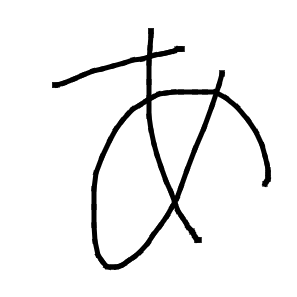
#> input picture server/png-to-svg-to-ttf/svg/u3042-a.png, 297 x 297 px
$ python -i pngToSVG.py   (imports and definitions only)
#> lines starting #> are read from the running program, lines starting #| are printed output that depends on the picture; after the words box and inside, x2 and y2 are one past the last pixel; in counts of white or black regions, pixels touching at a corner belong together
#> further down, picture is the input picture: PIL image 297x297 RGBA; mean R, G, B, A 0, 0, 0, 14.5
import boto3
from io import BytesIO
import base64
import sys
import os
import operator
from collections import deque
import io
from optparse import OptionParser
from PIL import Image


def add_tuple(a, b):
    return tuple(map(operator.add, a, b))


def sub_tuple(a, b):
    return tuple(map(operator.sub, a, b))


def neg_tuple(a):
    return tuple(map(operator.neg, a))


def direction(edge):
    return sub_tuple(edge[1], edge[0])


def magnitude(a):
    return int(pow(pow(a[0], 2) + pow(a[1], 2), .5))


def normalize(a):
    mag = magnitude(a)
    assert mag > 0, "Cannot normalize a zero-length vector"
    return tuple(map(operator.truediv, a, [mag]*len(a)))


def svg_header(width, height):
    return """<?xml version="1.0" encoding="UTF-8" standalone="no"?>
<!DOCTYPE svg PUBLIC "-//W3C//DTD SVG 1.1//EN"
  "http://www.w3.org/Graphics/SVG/1.1/DTD/svg11.dtd">
<svg width="%d" height="%d"
	 xmlns="http://www.w3.org/2000/svg" version="1.1">
""" % (width, height)


# [16 lines left out: function rgba_image_to_svg_pixels, not called in this run]


def joined_edges(assorted_edges, keep_every_point=False):
    pieces = []
    piece = []
    directions = deque([
        (0, 1),
        (1, 0),
        (0, -1),
        (-1, 0),
    ])
    while assorted_edges:
        if not piece:
            piece.append(assorted_edges.pop())
        current_direction = normalize(direction(piece[-1]))
        while current_direction != directions[2]:
            directions.rotate()
        for i in range(1, 4):
            next_end = add_tuple(piece[-1][1], directions[i])
            next_edge = (piece[-1][1], next_end)
            if next_edge in assorted_edges:
                assorted_edges.remove(next_edge)
                if i == 2 and not keep_every_point:
                    # same direction
                    piece[-1] = (piece[-1][0], next_edge[1])
                else:
                    piece.append(next_edge)
                if piece[0][0] == piece[-1][1]:
                    if not keep_every_point and normalize(direction(piece[0])) == normalize(direction(piece[-1])):
                        piece[-1] = (piece[-1][0], piece.pop(0)[1])
                        # same direction
                    pieces.append(piece)
                    piece = []
                break
        else:
            raise Exception("Failed to find connecting edge")
    return pieces


def rgba_image_to_svg_contiguous(im, keep_every_point=False):

    # collect contiguous pixel groups

#> called with keep_every_point = False
    adjacent = ((1, 0), (0, 1), (-1, 0), (0, -1))
    visited = Image.new("1", im.size, 0)
#> visited: PIL image 297x297 1; every value is 0

    color_pixel_lists = {}

    width, height = im.size
#> width = 297; height = 297
    for x in range(width):
        for y in range(height):
            here = (x, y)
            if visited.getpixel(here):
                continue
            rgba = im.getpixel((x, y))
            if not rgba[3]:
                continue
            piece = []
            queue = [here]
            visited.putpixel(here, 1)
            while queue:
                here = queue.pop()
                for offset in adjacent:
                    neighbour = add_tuple(here, offset)
                    if not (0 <= neighbour[0] < width) or not (0 <= neighbour[1] < height):
                        continue
                    if visited.getpixel(neighbour):
                        continue
                    neighbour_rgba = im.getpixel(neighbour)
                    if neighbour_rgba != rgba:
                        continue
                    queue.append(neighbour)
                    visited.putpixel(neighbour, 1)
                piece.append(here)

            if not rgba in color_pixel_lists:
                color_pixel_lists[rgba] = []
            color_pixel_lists[rgba].append(piece)
        print("Converting image: "+str(round(x*100/width, 2)) + "%")
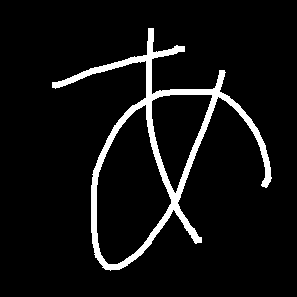
#> visited: PIL image 297x297 1; 6.6% white; 1 white region, box (x1, y1, x2, y2) and area: (52, 28, 272, 271) 5818
#> after the loop, color_pixel_lists = 233 items
    del adjacent
    del visited

    # calculate clockwise edges of pixel groups

    edges = {
        (-1, 0): ((0, 0), (0, 1)),
        (0, 1): ((0, 1), (1, 1)),
        (1, 0): ((1, 1), (1, 0)),
        (0, -1): ((1, 0), (0, 0)),
    }

    color_edge_lists = {}

    counter = 0
    for rgba, pieces in color_pixel_lists.items():
        for piece_pixel_list in pieces:
            edge_set = set([])
            for coord in piece_pixel_list:
                for offset, (start_offset, end_offset) in edges.items():
                    neighbour = add_tuple(coord, offset)
                    start = add_tuple(coord, start_offset)
                    end = add_tuple(coord, end_offset)
                    edge = (start, end)
                    if neighbour in piece_pixel_list:
                        continue
                    edge_set.add(edge)
            if not rgba in color_edge_lists:
                color_edge_lists[rgba] = []
            color_edge_lists[rgba].append(edge_set)
        counter = counter+1
        print("Calculating edges: " +
              str(round(counter*100/len(color_pixel_lists.items()), 2)) + "%")
#> this loop made 233 passes
#> rgba on passes 1 to 3: (0, 0, 0, 223), (0, 0, 0, 255), (0, 0, 0, 229)
#> after the loop, color_edge_lists = 233 items; counter = 233
    del color_pixel_lists
    del edges

    # join edges of pixel groups

    color_joined_pieces = {}

    for color, pieces in color_edge_lists.items():
        color_joined_pieces[color] = []
        for assorted_edges in pieces:
            color_joined_pieces[color].append(
                joined_edges(assorted_edges, keep_every_point))
#> this loop made 233 passes
#> color on passes 3 to 5: (0, 0, 0, 229), (0, 0, 0, 251), (0, 0, 0, 12)

    s = io.StringIO()
    s.write(svg_header(*im.size))

    counter = 0
    for color, shapes in color_joined_pieces.items():
        for shape in shapes:
            s.write(""" <path d=" """)
            for sub_shape in shape:
                here = sub_shape.pop(0)[0]
                s.write(""" M %d,%d """ % here)
                for edge in sub_shape:
                    here = edge[0]
                    s.write(""" L %d,%d """ % here)
                s.write(""" Z """)
            s.write(""" " style="fill:rgb%s; fill-opacity:%.3f; stroke:none;" />\n""" %
                    (color[0:3], float(color[3]) / 255))
        counter = counter+1
        print("Joining edges: "+str(round(counter*100 /
              len(color_joined_pieces.items()), 2)) + "%")
#> this loop made 233 passes
    s.write("""</svg>\n""")
    return s.getvalue()


# [39 lines left out: functions png_to_svg, lambda_handler, not called in this run]

>>> from PIL import Image
>>> picture = Image.open('u3042-a.png')
>>> result = rgba_image_to_svg_contiguous(picture)

$ run again, on server/png-to-svg-to-ttf/svg/u3044-i.png
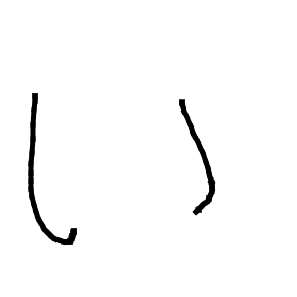
#> input picture server/png-to-svg-to-ttf/svg/u3044-i.png, 297 x 297 px
#> picture is the input picture: PIL image 297x297 RGBA; mean R, G, B, A 0, 0, 0, 5
#> after the loop in rgba_image_to_svg_contiguous, `for x in range(width):`:
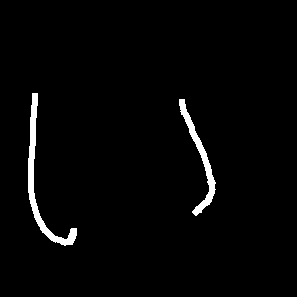
#> visited: PIL image 297x297 1; 2.2% white; 2 white regions, box (x1, y1, x2, y2) and area: (28, 93, 77, 246) 1144, (179, 99, 216, 216) 821
#> after the loop in rgba_image_to_svg_contiguous, `for x in range(width):`: color_pixel_lists = 153 items
#> the loop in rgba_image_to_svg_contiguous, `for rgba, pieces in color_pixel_lists.items():` made 153 passes
#> (rgba, pieces) on passes 1 to 3: ((0, 0, 0, 3), [[(28, 158)], [(34, 158)]]), ((0, 0, 0, 26), [[(28, 159)], [(34, 157)]]), ((0, 0, 0, 49), [[(28, 160)], [(32, 210)], [(34, 156)], [(39, 213)]])
#> after the loop in rgba_image_to_svg_contiguous, `for rgba, pieces in color_pixel_lists.items():`: counter = 153
#> the loop in rgba_image_to_svg_contiguous, `for color, pieces in color_edge_lists.items():` made 153 passes
#> color on passes 1 to 3: (0, 0, 0, 3), (0, 0, 0, 26), (0, 0, 0, 49)
#> the loop in rgba_image_to_svg_contiguous, `for color, shapes in color_joined_pieces.items():` made 153 passes
